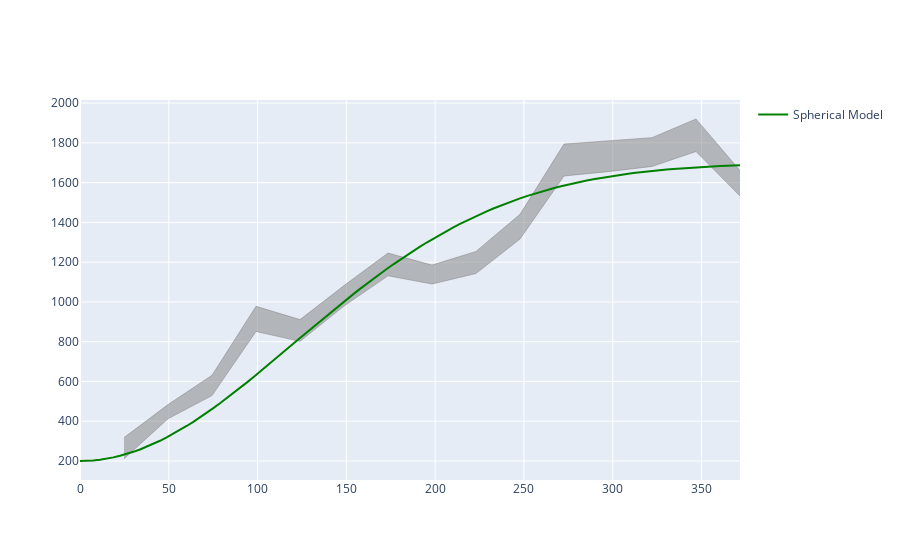

This figure's notebook cell:
### Markdown cell above
## Add some models

### Code cell
from skgstat import models

# use N = 100 and method = 'k-fold
bins = data['100']['bins']
intv  = data['100']['k-fold']
x = np.linspace(0, bins[-1], 100)



# plot using plotly
import plotly.graph_objects as go
fig = go.Figure([
    go.Scatter(x=bins, y=[_[0] for _ in intv], mode='lines', showlegend=False, fill='none', line=dict(color='gray', width=0.5)),
    go.Scatter(x=bins, y=[_[1] for _ in intv], mode='lines', showlegend=False, fill='tonexty', line=dict(color='gray', width=0.5)),
])

model = 'gaussian'
model_func = getattr(models, model)
y = model_func(x, 340, 1500, 200)

fig.add_trace(go.Scatter(x=x, y=y, mode='lines', name='Spherical Model', line=dict(color='green', width=2)))
fig
